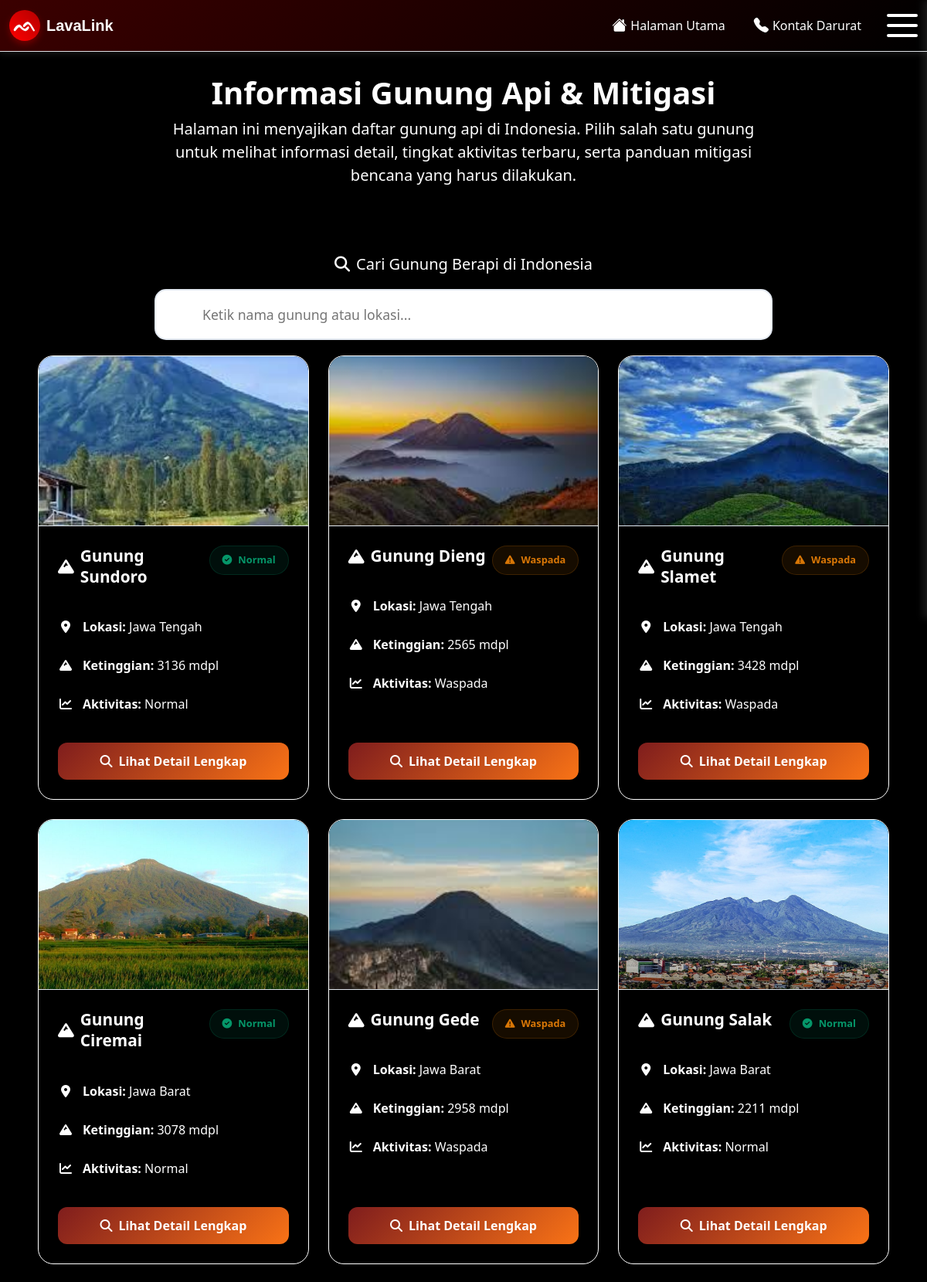
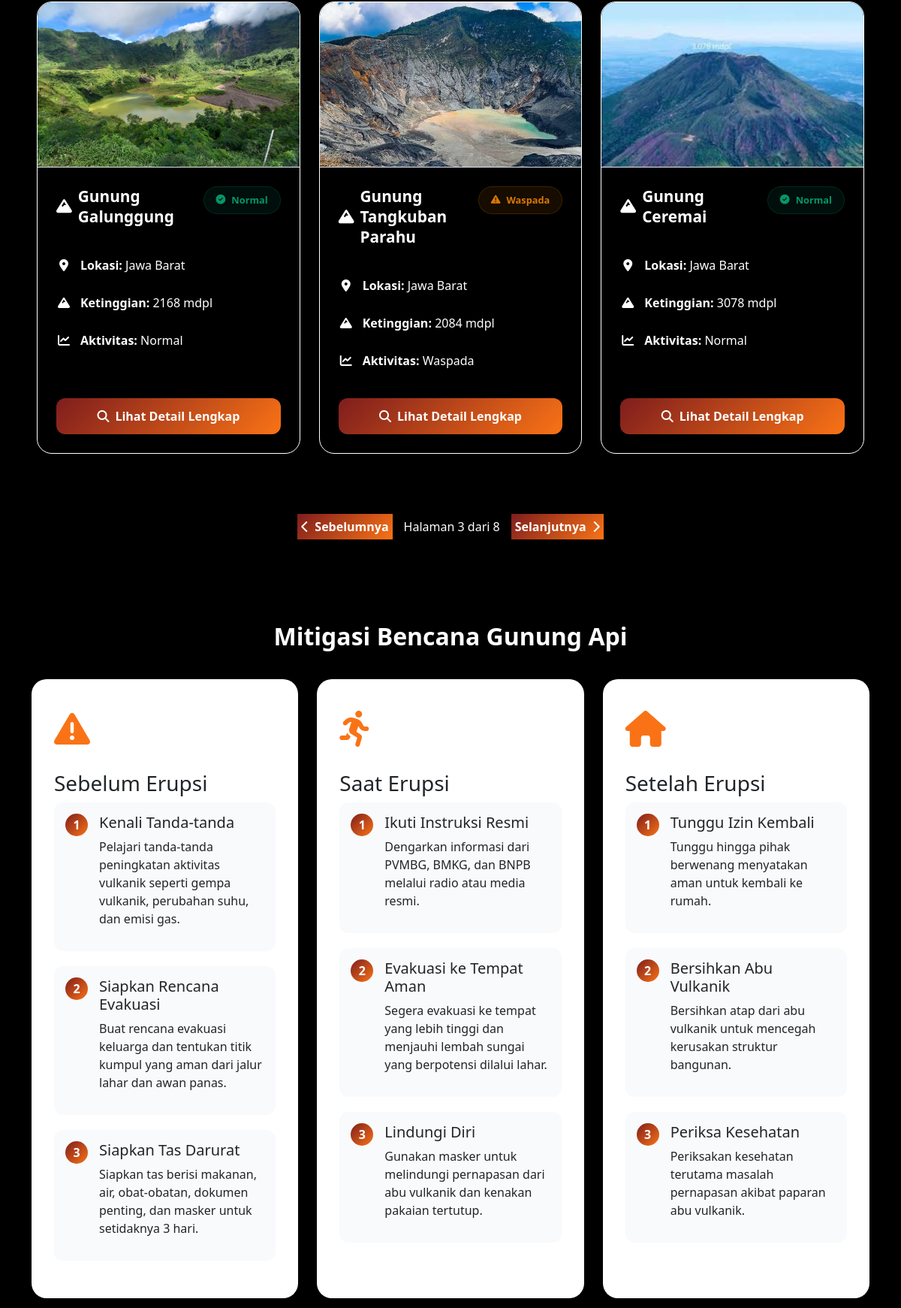
The page /info_gunung.php?page=3 (upper part) on the database its author committed (2 pictures, top to bottom).
### tables this page shows
CREATE TABLE `data_gunung` (
  `id` int(11) NOT NULL,
  `nama_gunung` varchar(100) DEFAULT NULL,
  `lokasi` varchar(100) DEFAULT NULL,
  `lat` decimal(10,6) DEFAULT NULL,
  `lon` decimal(10,6) DEFAULT NULL,
  `ketinggian` int(11) DEFAULT NULL,
  `sejarah` text DEFAULT NULL,
  `geologi` text DEFAULT NULL,
  `status` varchar(20) DEFAULT NULL,
  `rekomendasi` text DEFAULT NULL,
  `jalur_evakuasi` text DEFAULT NULL,
  `zona_merah` text DEFAULT NULL,
  `zona_kuning` text DEFAULT NULL,
  `zona_hijau` text DEFAULT NULL,
  `titik_kumpul` text DEFAULT NULL,
  `gambar` varchar(255) DEFAULT NULL,
  `tipe_gunung` varchar(50) DEFAULT NULL,
  `bentuk_gunung` varchar(50) DEFAULT NULL,
  `letusan_terakhir` varchar(100) DEFAULT NULL,
  `suhu_magma` varchar(100) DEFAULT NULL,
  `tipe_batuan` varchar(100) DEFAULT NULL,
  `mineral_dominan` varchar(100) DEFAULT NULL,
  `created_at` timestamp NOT NULL DEFAULT current_timestamp(),
  `update_at` timestamp NOT NULL DEFAULT current_timestamp() ON UPDATE current_timestamp()
);

### info_gunung.php (the view, shortened to what this page needs)
<?php include 'koneksi.php'; ?>
<!DOCTYPE html>
<html lang="id">
<head>
    <link href="https://cdn.jsdelivr.net/npm/bootstrap@5.3.0/dist/css/bootstrap.min.css" rel="stylesheet">
    <link href="https://cdnjs.cloudflare.com/ajax/libs/font-awesome/6.0.0/css/all.min.css" rel="stylesheet">
    <link rel="stylesheet" href="styles_css/informasi_gunung.css">
</head>
<body style="background-color: black;">
    <header style="z-index: 9999;">
    </header>
    <main class="content-wrapper">
        <section class="header-section text-center p-4 rounded-4 mb-5">
            <h1 class="fw-bold display-6 text-white">Informasi Gunung Api & Mitigasi</h1>
            <p class="lead mx-auto" style="max-width: 800px; color: white">
                Halaman ini menyajikan daftar gunung api di Indonesia. Pilih salah satu gunung untuk melihat informasi detail, tingkat aktivitas terbaru, serta panduan mitigasi bencana yang harus dilakukan.
            </p>
        </section>
        <section>
            <div class="card-fix">
                <div>
                    <h5 class="mb-0 text-white" style="text-align: center;"><i class="fas fa-search me-2 text-white"></i>Cari Gunung Berapi di Indonesia</h5>
                </div>
                <div class="search-input-group" style="padding-top: 20px">
                    <input type="text" id="searchInput" class="search-input" placeholder="Ketik nama gunung atau lokasi...">
                </div>
            </div>
        </section>
        <div class="volcano-grid-container">
            <div class="volcano-grid" id="volcanoGrid">
                <?php
                $limit = 9;
                $page = isset($_GET['page']) ? (int)$_GET['page'] : 1;
                $offset = ($page - 1) * $limit;
                $total_result = mysqli_query($conn, "SELECT COUNT(*) AS total FROM data_gunung");
                $total_row = mysqli_fetch_assoc($total_result);
                $total_data = $total_row['total'];
                $total_pages = ceil($total_data / $limit);
                $result = mysqli_query($conn, "SELECT * FROM data_gunung LIMIT $limit OFFSET $offset");
                while ($row = mysqli_fetch_assoc($result)) {
                    $status_class = 'tag-normal';
                    $status_icon = 'fas fa-check-circle';
                    $status_text = 'Normal';
                    if (strpos(strtolower($row['status']), 'waspada') !== false) {
                        $status_class = 'tag-waspada';
                        $status_icon = 'fas fa-exclamation-triangle';
                        $status_text = 'Waspada';
                    } elseif (strpos(strtolower($row['status']), 'siaga') !== false) {
                        $status_class = 'tag-siaga';
                        $status_icon = 'fas fa-fire';
                        $status_text = 'Siaga';
                    }
                ?>
                    <div class="volcano-card" data-name="<?php echo strtolower($row['nama_gunung']); ?>" data-location="<?php echo strtolower($row['lokasi']); ?>" data-status="<?php echo strtolower($status_text); ?>">
                        <img src="image/<?php echo $row['gambar']; ?>" class="volcano-image" alt="<?php echo $row['nama_gunung']; ?>">
                        <div class="volcano-content">
                            <div class="d-flex justify-content-between align-items-start mb-3">
                                <h3 class="volcano-name">
                                    <i class="fas fa-mountain"></i><?php echo $row['nama_gunung']; ?>
                                </h3>
                                <span class="status-tag <?php echo $status_class; ?>">
                                    <i class="<?php echo $status_icon; ?>"></i><?php echo $status_text; ?>
                                </span>
                            </div>
                            <div class="volcano-info">
                                <div class="info-item">
                                    <div class="info-icon">
                                        <i class="fas fa-map-marker-alt"></i>
                                    </div>
                                    <div>
                                        <strong>Lokasi:</strong> <?php echo $row['lokasi']; ?>
                                    </div>
                                </div>
                                <div class="info-item">
                                    <div class="info-icon">
                                        <i class="fas fa-mountain"></i>
                                    </div>
                                    <div>
                                        <strong>Ketinggian:</strong> <?php echo $row['ketinggian']; ?> mdpl
                                    </div>
                                </div>
                                <div class="info-item">
                                    <div class="info-icon">
                                        <i class="fas fa-chart-line"></i>
                                    </div>
                                    <div>
                                        <strong>Aktivitas:</strong> <?php echo $row['status']; ?>
                                    </div>
                                </div>
                            </div>
                            <a href="detail_gunung.php?id=<?php echo $row['id']; ?>" class="btn-detail">
                                <i class="fas fa-search"></i>Lihat Detail Lengkap
                            </a>
                        </div>
                    </div>
                <?php } ?>
            </div>
            <div class="pagination-container">
                <?php if ($page > 1): ?>
                    <a href="?page=<?php echo $page - 1; ?>" class="pagination-btn prev">
                        <i class="fas fa-chevron-left"></i> Sebelumnya
                    </a>
                <?php endif; ?>
                <span class="pagination-info">
                    Halaman <?php echo $page; ?> dari <?php echo $total_pages; ?>
                </span>
                <?php if ($page < $total_pages): ?>
                    <a href="?page=<?php echo $page + 1; ?>" class="pagination-btn next">
                        Selanjutnya <i class="fas fa-chevron-right"></i>
                    </a>
                <?php endif; ?>
            </div>
        </div>
        <section class="mitigation-section" id="mitigation">
            <div class="container">
                <h2 class="section-title">Mitigasi Bencana Gunung Api</h2>
                <div class="mitigation-grid">
                    <div class="mitigation-card">
                        <div class="mitigation-icon">
                            <i class="fas fa-exclamation-triangle"></i>
                        </div>
                        <h3>Sebelum Erupsi</h3>
                        <div class="mitigation-step">
                            <div class="step-number">1</div>
                            <div>
                                <h5>Kenali Tanda-tanda</h5>
                                <p>Pelajari tanda-tanda peningkatan aktivitas vulkanik seperti gempa vulkanik, perubahan suhu, dan emisi gas.</p>
                            </div>
                        </div>
                        <div class="mitigation-step">
                            <div class="step-number">2</div>
                            <div>
                                <h5>Siapkan Rencana Evakuasi</h5>
                                <p>Buat rencana evakuasi keluarga dan tentukan titik kumpul yang aman dari jalur lahar dan awan panas.</p>
                            </div>
                        </div>
                        <div class="mitigation-step">
                            <div class="step-number">3</div>
                            <div>
                                <h5>Siapkan Tas Darurat</h5>
                                <p>Siapkan tas berisi makanan, air, obat-obatan, dokumen penting, dan masker untuk setidaknya 3 hari.</p>
                            </div>
                        </div>
                    </div>
                    <div class="mitigation-card">
                        <div class="mitigation-icon">
                            <i class="fas fa-running"></i>
                        </div>
                        <h3>Saat Erupsi</h3>
                        <div class="mitigation-step">
                            <div class="step-number">1</div>
                            <div>
                                <h5>Ikuti Instruksi Resmi</h5>
                                <p>Dengarkan informasi dari PVMBG, BMKG, dan BNPB melalui radio atau media resmi.</p>
                            </div>
                        </div>
                        <div class="mitigation-step">
                            <div class="step-number">2</div>
                            <div>
                                <h5>Evakuasi ke Tempat Aman</h5>
                                <p>Segera evakuasi ke tempat yang lebih tinggi dan menjauhi lembah sungai yang berpotensi dilalui lahar.</p>
                            </div>
                        </div>
                        <div class="mitigation-step">
                            <div class="step-number">3</div>
                            <div>
                                <h5>Lindungi Diri</h5>
                                <p>Gunakan masker untuk melindungi pernapasan dari abu vulkanik dan kenakan pakaian tertutup.</p>
                            </div>
                        </div>
                    </div>
                    <div class="mitigation-card">
                        <div class="mitigation-icon">
                            <i class="fas fa-home"></i>
                        </div>
                        <h3>Setelah Erupsi</h3>
                        <div class="mitigation-step">
                            <div class="step-number">1</div>
                            <div>
                                <h5>Tunggu Izin Kembali</h5>
                                <p>Tunggu hingga pihak berwenang menyatakan aman untuk kembali ke rumah.</p>
                            </div>
                        </div>
                        <div class="mitigation-step">
                            <div class="step-number">2</div>
                            <div>
                                <h5>Bersihkan Abu Vulkanik</h5>
                                <p>Bersihkan atap dari abu vulkanik untuk mencegah kerusakan struktur bangunan.</p>
                            </div>
                        </div>
                        <div class="mitigation-step">
                            <div class="step-number">3</div>
                            <div>
                                <h5>Periksa Kesehatan</h5>
                                <p>Periksakan kesehatan terutama masalah pernapasan akibat paparan abu vulkanik.</p>
                            </div>
                        </div>
                    </div>
        </section>
    </main>
    <footer>
    </footer>
</body>
</html>

### styles_css/navbar.css (style rules this page uses)
#custom-navbar { background: linear-gradient(135deg, #3b0000ff 0%, #000000ff 100%); box-shadow: 0 2px 10px rgba(255, 255, 255, 0.1); border-bottom: 1px solid #dee2e6; transition: all 0.3s ease; animation: navbarFadeIn 0.8s ease-out; position: fixed; top: 0px; z-index: 9999; }
.navbar-brand { font-family: 'Arial', sans-serif; color: #574949ff; transition: transform 0.3s ease; }
.logo-sb { background: linear-gradient(45deg, #ff0000ff, #b30000ff); color: white; font-weight: bold; font-size: 1.5rem; width: 40px; height: 40px; display: flex; align-items: center; justify-content: center; border-radius: 50%; box-shadow: 0 4px 8px rgba(255, 0, 0, 0.3); transition: all 0.3s ease; }
.icon-btn-custom { display: inline-flex; align-items: center; justify-content: center; padding: 8px 12px; margin: 0 5px; color: #ffffffff; background: transparent; border: none; border-radius: 8px; transition: all 0.3s ease; position: relative; overflow: hidden; animation: fadeInUp 0.6s ease-out; }
.icon-btn-custom::before { content: ''; position: absolute; top: 0; left: -100%; width: 100%; height: 100%; background: linear-gradient(90deg, transparent, rgba(255, 0, 0, 0.2), transparent); transition: left 0.5s ease; }
.icon-btn-custom i { font-size: 1.2rem; margin-right: 5px; }
.icon-btn-custom span { font-weight: 500; }
#burgermenu { cursor: pointer; width: 40px; height: 30px; display: flex; flex-direction: column; justify-content: space-between; z-index: 110; background-color: black; }
.line { transition: 500ms; width: 100%; height: 4px; background-color: #ffffffff; border-radius: 1rem; }

### styles_css/footer.css (style rules this page uses)
body { display: flex; flex-direction: column; overflow-x: hidden; background: #F5F7FA; min-height: 100vh; margin: 0; }
.footer { z-index: 1; --footer-background: #282828ff; --text-color: #F5F7FA; display: grid; position: relative; grid-area: footer; min-height: 12rem; }

### rows shown on the page
data_gunung: gambar (picture), nama_gunung "Gunung Sundoro", status_text "Normal", lokasi "Jawa Tengah", ketinggian "3136", status "Normal"
data_gunung: gambar (picture), nama_gunung "Gunung Dieng", status "Waspada", lokasi "Jawa Tengah", ketinggian "2565"
data_gunung: gambar (picture), nama_gunung "Gunung Slamet", status "Waspada", lokasi "Jawa Tengah", ketinggian "3428"
data_gunung: gambar (picture), nama_gunung "Gunung Ciremai", status_text "Normal", lokasi "Jawa Barat", ketinggian "3078", status "Normal"
data_gunung: gambar (picture), nama_gunung "Gunung Gede", status "Waspada", lokasi "Jawa Barat", ketinggian "2958"
data_gunung: gambar (picture), nama_gunung "Gunung Salak", status_text "Normal", lokasi "Jawa Barat", ketinggian "2211", status "Normal"
data_gunung: gambar (picture), nama_gunung "Gunung Galunggung", status_text "Normal", lokasi "Jawa Barat", ketinggian "2168", status "Normal"
data_gunung: gambar (picture), nama_gunung "Gunung Tangkuban Parahu", status "Waspada", lokasi "Jawa Barat", ketinggian "2084"
data_gunung: gambar (picture), nama_gunung "Gunung Ceremai", status_text "Normal", lokasi "Jawa Barat", ketinggian "3078", status "Normal"

### other values the page prints
$page "3"
$total_pages "8"
